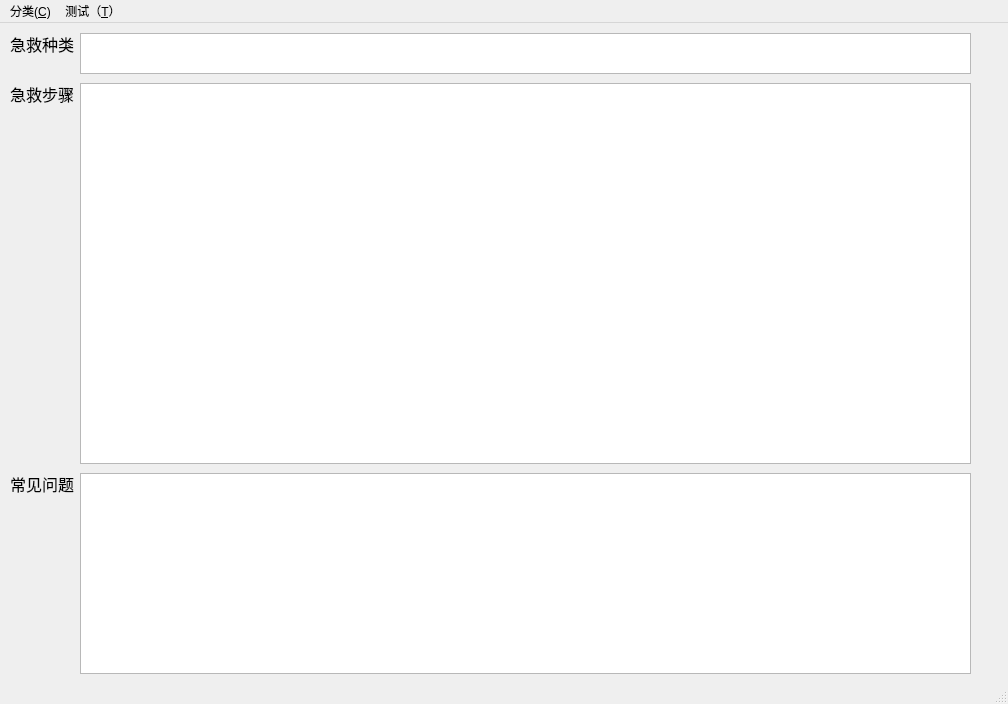
<?xml version="1.0" encoding="UTF-8"?>
<ui version="4.0">
 <class>LearingMenu</class>
 <widget class="QMainWindow" name="LearingMenu">
  <property name="geometry">
   <rect>
    <x>0</x>
    <y>0</y>
    <width>1008</width>
    <height>704</height>
   </rect>
  </property>
  <property name="font">
   <font>
    <stylestrategy>PreferDefault</stylestrategy>
   </font>
  </property>
  <property name="windowTitle">
   <string>MainWindow</string>
  </property>
  <widget class="QWidget" name="centralwidget">
   <widget class="QLabel" name="label">
    <property name="geometry">
     <rect>
      <x>10</x>
      <y>10</y>
      <width>71</width>
      <height>21</height>
     </rect>
    </property>
    <property name="font">
     <font>
      <family>新宋体</family>
      <pointsize>12</pointsize>
      <stylestrategy>PreferDefault</stylestrategy>
     </font>
    </property>
    <property name="text">
     <string>急救种类</string>
    </property>
   </widget>
   <widget class="QLabel" name="label_2">
    <property name="geometry">
     <rect>
      <x>10</x>
      <y>60</y>
      <width>71</width>
      <height>21</height>
     </rect>
    </property>
    <property name="font">
     <font>
      <family>新宋体</family>
      <pointsize>12</pointsize>
      <stylestrategy>PreferDefault</stylestrategy>
     </font>
    </property>
    <property name="text">
     <string>急救步骤</string>
    </property>
   </widget>
   <widget class="QTextEdit" name="Steps">
    <property name="geometry">
     <rect>
      <x>80</x>
      <y>60</y>
      <width>891</width>
      <height>381</height>
     </rect>
    </property>
    <property name="font">
     <font>
      <family>楷体</family>
      <pointsize>12</pointsize>
      <stylestrategy>PreferDefault</stylestrategy>
     </font>
    </property>
   </widget>
   <widget class="QLabel" name="label_3">
    <property name="geometry">
     <rect>
      <x>10</x>
      <y>450</y>
      <width>71</width>
      <height>21</height>
     </rect>
    </property>
    <property name="font">
     <font>
      <family>新宋体</family>
      <pointsize>12</pointsize>
      <stylestrategy>PreferDefault</stylestrategy>
     </font>
    </property>
    <property name="text">
     <string>常见问题</string>
    </property>
   </widget>
   <widget class="QTextEdit" name="HeadName">
    <property name="geometry">
     <rect>
      <x>80</x>
      <y>10</y>
      <width>891</width>
      <height>41</height>
     </rect>
    </property>
    <property name="font">
     <font>
      <family>华文行楷</family>
      <pointsize>12</pointsize>
      <stylestrategy>PreferDefault</stylestrategy>
     </font>
    </property>
   </widget>
   <widget class="QTextBrowser" name="QnA">
    <property name="geometry">
     <rect>
      <x>80</x>
      <y>450</y>
      <width>891</width>
      <height>201</height>
     </rect>
    </property>
    <property name="font">
     <font>
      <family>华文楷体</family>
      <pointsize>10</pointsize>
      <stylestrategy>PreferDefault</stylestrategy>
     </font>
    </property>
   </widget>
  </widget>
  <widget class="QMenuBar" name="menubar">
   <property name="geometry">
    <rect>
     <x>0</x>
     <y>0</y>
     <width>1008</width>
     <height>18</height>
    </rect>
   </property>
   <widget class="QMenu" name="menu_C">
    <property name="title">
     <string>分类(&amp;C)</string>
    </property>
    <addaction name="action0"/>
    <addaction name="action1"/>
    <addaction name="action2"/>
    <addaction name="action3"/>
    <addaction name="action4"/>
    <addaction name="action5"/>
    <addaction name="action6"/>
    <addaction name="action7"/>
    <addaction name="action8"/>
    <addaction name="action9"/>
    <addaction name="action10"/>
    <addaction name="action11"/>
    <addaction name="action12"/>
    <addaction name="action13"/>
    <addaction name="action14"/>
    <addaction name="action15"/>
    <addaction name="action16"/>
    <addaction name="action17"/>
    <addaction name="action18"/>
    <addaction name="action19"/>
    <addaction name="action20"/>
    <addaction name="action21"/>
    <addaction name="action22"/>
    <addaction name="action23"/>
    <addaction name="action24"/>
    <addaction name="action25"/>
    <addaction name="action26"/>
   </widget>
   <widget class="QMenu" name="menu_L">
    <property name="title">
     <string>测试（&amp;T）</string>
    </property>
    <addaction name="action_B"/>
    <addaction name="action_H"/>
    <addaction name="action_S"/>
    <addaction name="action_Y"/>
    <addaction name="action_U"/>
    <addaction name="action_P"/>
   </widget>
   <addaction name="menu_C"/>
   <addaction name="menu_L"/>
  </widget>
  <widget class="QStatusBar" name="statusbar"/>
  <action name="action0">
   <property name="icon">
    <iconset resource="icons.qrc">
     <normaloff>:/icons/assets/icons/sorrow.svg</normaloff>:/icons/assets/icons/sorrow.svg</iconset>
   </property>
   <property name="text">
    <string>悲痛(&amp;0)</string>
   </property>
  </action>
  <action name="action1">
   <property name="icon">
    <iconset resource="icons.qrc">
     <normaloff>:/icons/assets/icons/bleeding.svg</normaloff>:/icons/assets/icons/bleeding.svg</iconset>
   </property>
   <property name="text">
    <string>出血(&amp;1)</string>
   </property>
  </action>
  <action name="action2">
   <property name="icon">
    <iconset resource="icons.qrc">
     <normaloff>:/icons/assets/icons/electricshock.svg</normaloff>:/icons/assets/icons/electricshock.svg</iconset>
   </property>
   <property name="text">
    <string>触电(&amp;2)</string>
   </property>
  </action>
  <action name="action3">
   <property name="icon">
    <iconset resource="icons.qrc">
     <normaloff>:/icons/assets/icons/hypothermia.svg</normaloff>:/icons/assets/icons/hypothermia.svg</iconset>
   </property>
   <property name="text">
    <string>低体温症(&amp;3)</string>
   </property>
  </action>
  <action name="action4">
   <property name="icon">
    <iconset resource="icons.qrc">
     <normaloff>:/icons/assets/icons/epilepticseizure.svg</normaloff>:/icons/assets/icons/epilepticseizure.svg</iconset>
   </property>
   <property name="text">
    <string>癫痫发作(&amp;4)</string>
   </property>
  </action>
  <action name="action5">
   <property name="icon">
    <iconset resource="icons.qrc">
     <normaloff>:/icons/assets/icons/dogbite.svg</normaloff>:/icons/assets/icons/dogbite.svg</iconset>
   </property>
   <property name="text">
    <string>狗咬伤(&amp;5)</string>
   </property>
  </action>
  <action name="action6">
   <property name="icon">
    <iconset resource="icons.qrc">
     <normaloff>:/icons/assets/icons/fracture.svg</normaloff>:/icons/assets/icons/fracture.svg</iconset>
   </property>
   <property name="text">
    <string>骨折(&amp;6)</string>
   </property>
  </action>
  <action name="action7">
   <property name="icon">
    <iconset resource="icons.qrc">
     <normaloff>:/icons/assets/icons/anaphylaxis.svg</normaloff>:/icons/assets/icons/anaphylaxis.svg</iconset>
   </property>
   <property name="text">
    <string>过敏反应(&amp;7)</string>
   </property>
  </action>
  <action name="action8">
   <property name="icon">
    <iconset resource="icons.qrc">
     <normaloff>:/icons/assets/icons/alcoholism.svg</normaloff>:/icons/assets/icons/alcoholism.svg</iconset>
   </property>
   <property name="text">
    <string>酒精中毒(&amp;8)</string>
   </property>
  </action>
  <action name="action9">
   <property name="icon">
    <iconset resource="icons.qrc">
     <normaloff>:/icons/assets/icons/strains&amp;sprains.svg</normaloff>:/icons/assets/icons/strains&amp;sprains.svg</iconset>
   </property>
   <property name="text">
    <string>拉伤和扭伤(&amp;9)</string>
   </property>
  </action>
  <action name="action10">
   <property name="icon">
    <iconset resource="icons.qrc">
     <normaloff>:/icons/assets/icons/craniocerebraltrauma.svg</normaloff>:/icons/assets/icons/craniocerebraltrauma.svg</iconset>
   </property>
   <property name="text">
    <string>颅脑外伤(&amp;1&amp;0)</string>
   </property>
  </action>
  <action name="action11">
   <property name="icon">
    <iconset resource="icons.qrc">
     <normaloff>:/icons/assets/icons/heatstroke.svg</normaloff>:/icons/assets/icons/heatstroke.svg</iconset>
   </property>
   <property name="text">
    <string>脑膜炎(&amp;1&amp;1)</string>
   </property>
  </action>
  <action name="action12">
   <property name="icon">
    <iconset resource="icons.qrc">
     <normaloff>:/icons/assets/icons/drowning.svg</normaloff>:/icons/assets/icons/drowning.svg</iconset>
   </property>
   <property name="text">
    <string>溺水(&amp;1&amp;2)</string>
   </property>
  </action>
  <action name="action13">
   <property name="icon">
    <iconset resource="icons.qrc">
     <normaloff>:/icons/assets/icons/airwayobstruction.svg</normaloff>:/icons/assets/icons/airwayobstruction.svg</iconset>
   </property>
   <property name="text">
    <string>气道梗阻(&amp;1&amp;3)</string>
   </property>
  </action>
  <action name="action14">
   <property name="icon">
    <iconset resource="icons.qrc">
     <normaloff>:/icons/assets/icons/burn&amp;scald.svg</normaloff>:/icons/assets/icons/burn&amp;scald.svg</iconset>
   </property>
   <property name="text">
    <string>烧烫伤(&amp;1&amp;4)</string>
   </property>
  </action>
  <action name="action15">
   <property name="icon">
    <iconset resource="icons.qrc">
     <normaloff>:/icons/assets/icons/diabetic.svg</normaloff>:/icons/assets/icons/diabetic.svg</iconset>
   </property>
   <property name="text">
    <string>糖尿病急症(&amp;1&amp;5)</string>
   </property>
  </action>
  <action name="action16">
   <property name="icon">
    <iconset resource="icons.qrc">
     <normaloff>:/icons/assets/icons/bandaging.svg</normaloff>:/icons/assets/icons/bandaging.svg</iconset>
   </property>
   <property name="text">
    <string>外伤包扎(&amp;1&amp;6)</string>
   </property>
  </action>
  <action name="action17">
   <property name="icon">
    <iconset resource="icons.qrc">
     <normaloff>:/icons/assets/icons/unconsciousspontaneousbreathing.svg</normaloff>:/icons/assets/icons/unconsciousspontaneousbreathing.svg</iconset>
   </property>
   <property name="text">
    <string>无意识无自主呼吸(&amp;1&amp;7)</string>
   </property>
  </action>
  <action name="action18">
   <property name="icon">
    <iconset resource="icons.qrc">
     <normaloff>:/icons/assets/icons/unconsciouswithoutspontaneousbreathing.svg</normaloff>:/icons/assets/icons/unconsciouswithoutspontaneousbreathing.svg</iconset>
   </property>
   <property name="text">
    <string>无意识有自主呼吸(&amp;1&amp;8)</string>
   </property>
  </action>
  <action name="action19">
   <property name="icon">
    <iconset resource="icons.qrc">
     <normaloff>:/icons/assets/icons/fever&amp;convulsions.svg</normaloff>:/icons/assets/icons/fever&amp;convulsions.svg</iconset>
   </property>
   <property name="text">
    <string>小儿高热抽搐(&amp;1&amp;9)</string>
   </property>
  </action>
  <action name="action20">
   <property name="icon">
    <iconset resource="icons.qrc">
     <normaloff>:/icons/assets/icons/asthmatic.svg</normaloff>:/icons/assets/icons/asthmatic.svg</iconset>
   </property>
   <property name="text">
    <string>哮喘发作(&amp;2&amp;0)</string>
   </property>
  </action>
  <action name="action21">
   <property name="icon">
    <iconset resource="icons.qrc">
     <normaloff>:/icons/assets/icons/heartattack.svg</normaloff>:/icons/assets/icons/heartattack.svg</iconset>
   </property>
   <property name="text">
    <string>心脏病发作(&amp;2&amp;1)</string>
   </property>
  </action>
  <action name="action22">
   <property name="icon">
    <iconset resource="icons.qrc">
     <normaloff>:/icons/assets/icons/shock.svg</normaloff>:/icons/assets/icons/shock.svg</iconset>
   </property>
   <property name="text">
    <string>休克(&amp;2&amp;2)</string>
   </property>
  </action>
  <action name="action23">
   <property name="icon">
    <iconset resource="icons.qrc">
     <normaloff>:/icons/assets/icons/bites.svg</normaloff>:/icons/assets/icons/bites.svg</iconset>
   </property>
   <property name="text">
    <string>蛰伤和咬伤(&amp;2&amp;3)</string>
   </property>
  </action>
  <action name="action24">
   <property name="icon">
    <iconset resource="icons.qrc">
     <normaloff>:/icons/assets/icons/poisoning.svg</normaloff>:/icons/assets/icons/poisoning.svg</iconset>
   </property>
   <property name="text">
    <string>中毒(&amp;2&amp;4)</string>
   </property>
  </action>
  <action name="action25">
   <property name="icon">
    <iconset resource="icons.qrc">
     <normaloff>:/icons/assets/icons/meningitis.svg</normaloff>:/icons/assets/icons/meningitis.svg</iconset>
   </property>
   <property name="text">
    <string>中风(&amp;2&amp;5)</string>
   </property>
  </action>
  <action name="action26">
   <property name="icon">
    <iconset resource="icons.qrc">
     <normaloff>:/icons/assets/icons/stroke.svg</normaloff>:/icons/assets/icons/stroke.svg</iconset>
   </property>
   <property name="text">
    <string>中暑(&amp;2&amp;6)</string>
   </property>
  </action>
  <action name="action_B">
   <property name="icon">
    <iconset resource="icons.qrc">
     <normaloff>:/icons/assets/icons/bleeding.svg</normaloff>:/icons/assets/icons/bleeding.svg</iconset>
   </property>
   <property name="text">
    <string>出血（&amp;B）</string>
   </property>
  </action>
  <action name="action_H">
   <property name="icon">
    <iconset resource="icons.qrc">
     <normaloff>:/icons/assets/icons/heartattack.svg</normaloff>:/icons/assets/icons/heartattack.svg</iconset>
   </property>
   <property name="text">
    <string>心脏病发作（&amp;H)</string>
   </property>
  </action>
  <action name="action_S">
   <property name="icon">
    <iconset resource="icons.qrc">
     <normaloff>:/icons/assets/icons/burn&amp;scald.svg</normaloff>:/icons/assets/icons/burn&amp;scald.svg</iconset>
   </property>
   <property name="text">
    <string>烧烫伤（&amp;S）</string>
   </property>
  </action>
  <action name="action_Y">
   <property name="icon">
    <iconset resource="icons.qrc">
     <normaloff>:/icons/assets/icons/airwayobstruction.svg</normaloff>:/icons/assets/icons/airwayobstruction.svg</iconset>
   </property>
   <property name="text">
    <string>气道梗阻（&amp;A）</string>
   </property>
  </action>
  <action name="action_U">
   <property name="icon">
    <iconset resource="icons.qrc">
     <normaloff>:/icons/assets/icons/unconsciouswithoutspontaneousbreathing.svg</normaloff>:/icons/assets/icons/unconsciouswithoutspontaneousbreathing.svg</iconset>
   </property>
   <property name="text">
    <string>无意识有自主呼吸（&amp;U）</string>
   </property>
  </action>
  <action name="action_P">
   <property name="icon">
    <iconset resource="icons.qrc">
     <normaloff>:/icons/assets/icons/Prevent.svg</normaloff>:/icons/assets/icons/Prevent.svg</iconset>
   </property>
   <property name="text">
    <string>预防（&amp;P）</string>
   </property>
  </action>
 </widget>
 <resources>
  <include location="icons.qrc"/>
 </resources>
 <connections/>
</ui>
